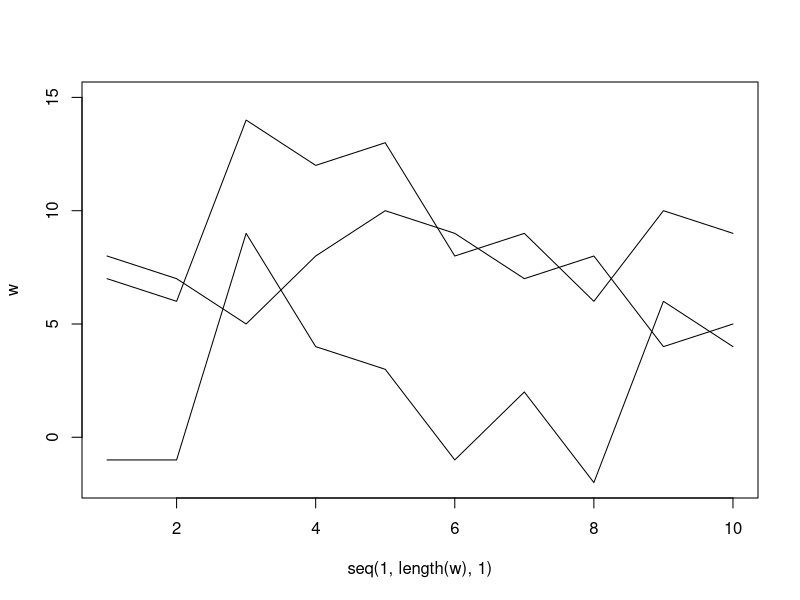

Write R code to recreate this figure.
## ---- chunk 1
22*sqrt(30)/25
pnorm(-abs(22*sqrt(30)/25))
## ---- chunk 2
jul<-c(32.2, 27.4, 28.6, 32.4, 40.5, 26.2, 29.4, 25.8, 36.6, 30.3, 28.5, 32.0)
jan<-c(30.5, 28.4, 40.2, 37.6, 36.5, 38.8, 34.7, 29.5, 29.7, 37.2, 41.5, 37.0)
s_v<-((length(jul)-1)*var(jul)+(length(jan)-1)*var(jan))/(length(jan)+length(jul)-2)
ts<-(mean(jul)-mean(jan))/sqrt(s_v*(1/length(jan)+1/length(jul)))
2*pt(ts,df=22,lower.tail=TRUE)
pt(22,0.025,lower.tail = TRUE)
## ---- chunk 3
w<-c(7,6,14,12,13,8,9,6,10,9)
wo<-c(8,7,5,8,10,9,7,8,4,5)
plot(seq(1,length(w),1),w,type='l', ylim=c(-2,15))
lines(seq(1,length(wo),1),wo,type='l')

d<-w-wo
lines(seq(1,length(wo),1),d,type='l')

ts_1<-sqrt(length(d))*mean(d)/sd(d)
pt(ts_1,df=length(d)-1,lower.tail=FALSE)

s_v_2<-((length(w)-1)*var(w)+(length(wo)-1)*var(wo))/(length(w)+length(wo)-2)

ts_2<-(mean(w)-mean(wo))/sqrt(s_v*(1/length(w)+1/length(wo)))
pt(ts_2,df=18,lower.tail=FALSE)
